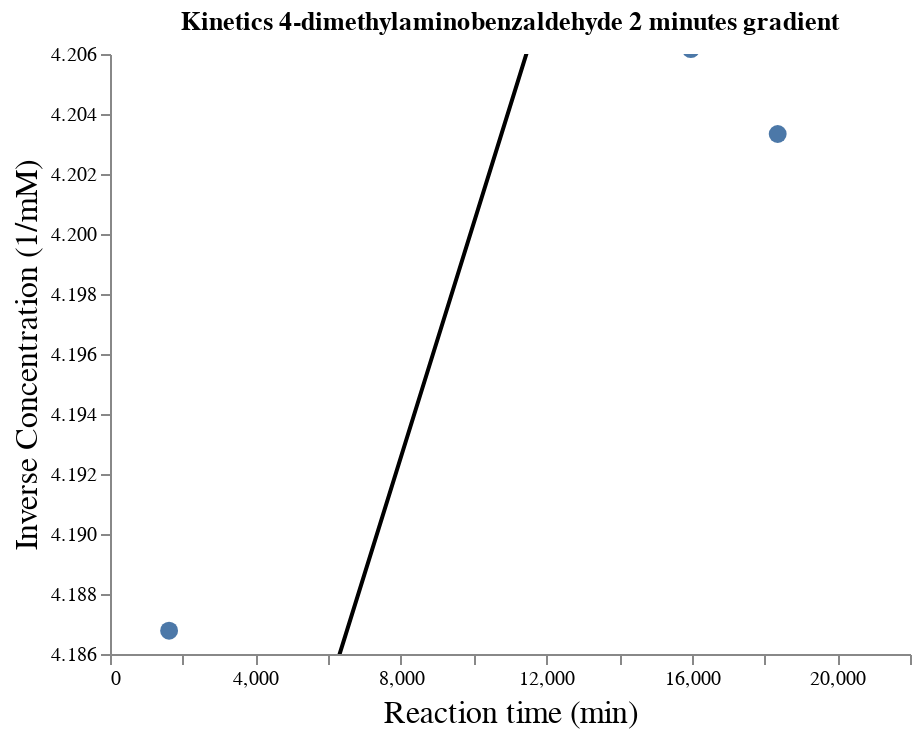

The code cell stored with this chart in its notebook:
### Code cell
plot_reaction_data(nme2_2, "Kinetics 4-dimethylaminobenzaldehyde 2 minutes gradient")

### Figure 1 — Vega-Lite specification as saved in the notebook (floating-point values rounded to 4 significant figures)
{"config": {"view": {"continuousWidth": 400, "continuousHeight": 300, "strokeWidth": 0}, "axis": {"grid": false, "titleFontSize": 16, "titleFontWeight": "normal"}}, "layer": [{"data": {"name": "data-fe764d6ca4735feaaffc6072a47efcfa"}, "mark": {"type": "line", "color": "black"}, "encoding": {"x": {"type": "quantitative", "field": "x", "scale": {"domain": [1462.0, 20200.0]}}, "y": {"type": "quantitative", "field": "y", "scale": {"domain": [4.187, 4.204]}}}}, {"data": {"name": "data-211d40feff00ec70857965da3b25c44c"}, "mark": {"type": "circle", "opacity": 1, "size": 80}, "encoding": {"tooltip": [{"type": "quantitative", "field": "x", "title": "Reaction time (min)"}, {"type": "quantitative", "field": "y", "title": "Inverse Concentration (1/mM)"}], "x": {"type": "quantitative", "axis": {"title": "Reaction time (min)"}, "field": "x"}, "y": {"type": "quantitative", "axis": {"title": "Inverse Concentration (1/mM)"}, "field": "y"}}, "selection": {"selector328": {"type": "interval", "bind": "scales", "encodings": ["x", "y"]}}, "title": "Kinetics 4-dimethylaminobenzaldehyde 2 minutes gradient"}, {"data": {"name": "data-aeb3eedcbb49c7b5ad6cb7706a9a8ee7"}, "mark": {"type": "text", "align": "left", "text": "y = 3.894949e-06 x + 4.161"}, "encoding": {"x": {"type": "quantitative", "field": "x"}, "y": {"type": "quantitative", "field": "y"}}}, {"data": {"name": "data-ed8186997466bc4dc92e41eb78535b1c"}, "mark": {"type": "text", "align": "left", "text": "R² = 0.1975"}, "encoding": {"x": {"type": "quantitative", "field": "x"}, "y": {"type": "quantitative", "field": "y"}}}], "$schema": "https://vega.github.io/schema/vega-lite/v4.8.1.json", "datasets": {"data-fe764d6ca4735feaaffc6072a47efcfa": [{"x": 1625.0, "y": 4.168}, {"x": 4015.0, "y": 4.177}, {"x": 6406.0, "y": 4.186}, {"x": 8801.0, "y": 4.196}, {"x": 11190.0, "y": 4.205}, {"x": 13580.0, "y": 4.214}, {"x": 15970.0, "y": 4.224}, {"x": 18360.0, "y": 4.233}], "data-211d40feff00ec70857965da3b25c44c": [{"x": 1625.0, "y": 4.187}, {"x": 4015.0, "y": 4.093}, {"x": 6406.0, "y": 4.183}, {"x": 8801.0, "y": 4.263}, {"x": 11190.0, "y": 4.244}, {"x": 13580.0, "y": 4.223}, {"x": 15970.0, "y": 4.206}, {"x": 18360.0, "y": 4.203}], "data-aeb3eedcbb49c7b5ad6cb7706a9a8ee7": [{"x": 3299.0, "y": 4.254}], "data-ed8186997466bc4dc92e41eb78535b1c": [{"x": 3299.0, "y": 4.22}]}}
